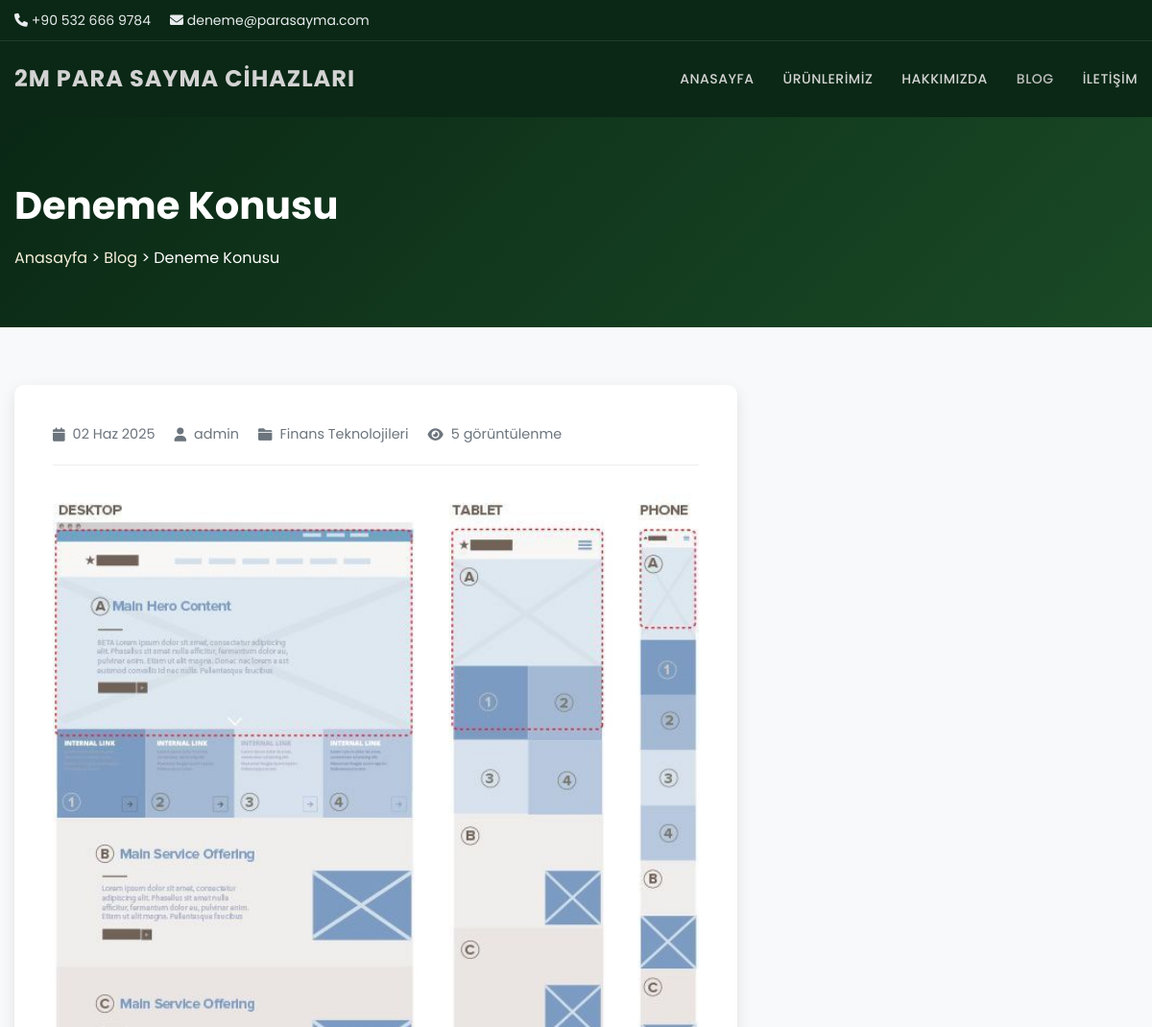
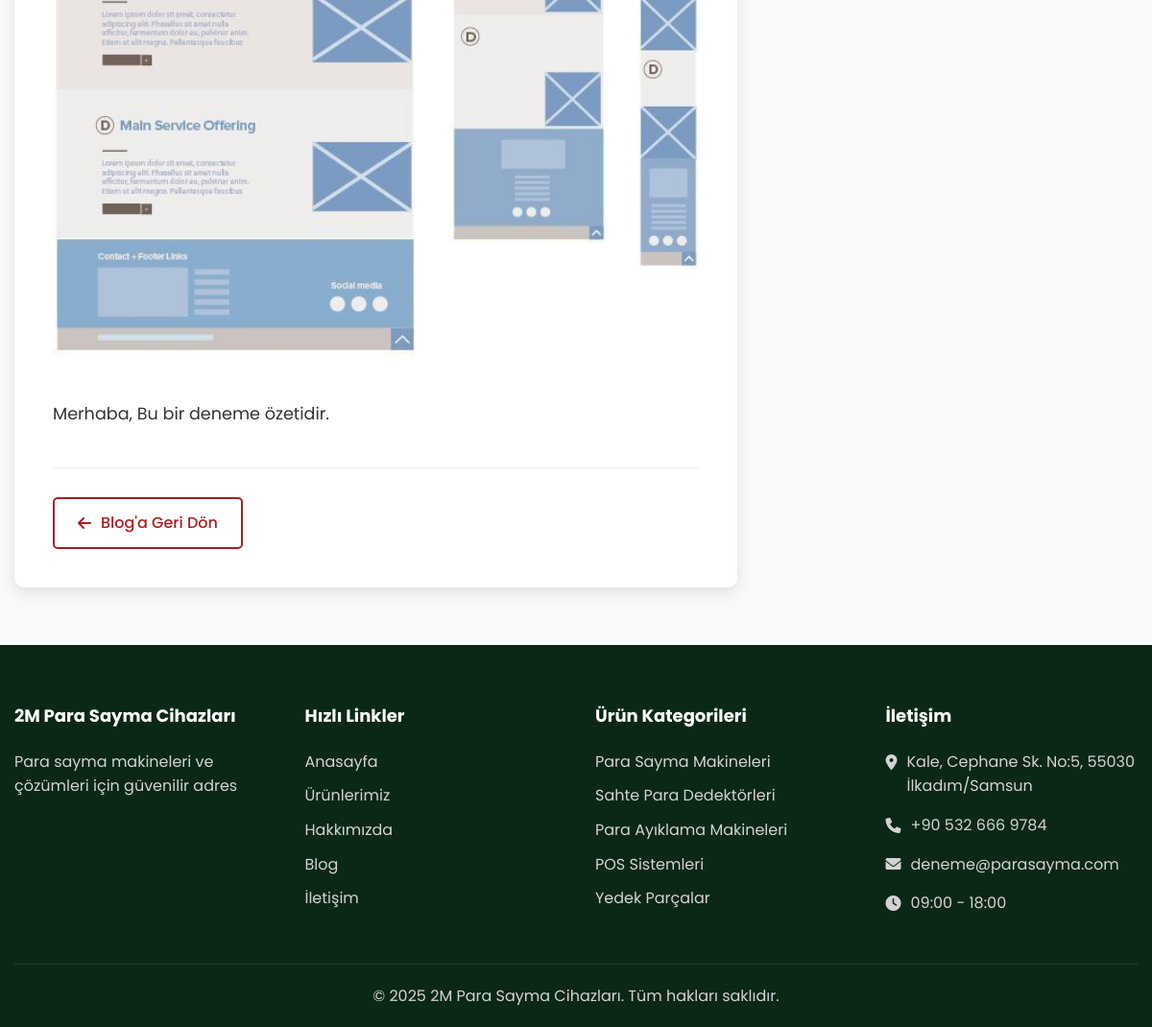
The app's page /blog/deneme-konusu/ with its own data (2 pictures, top to bottom).
### website/models.py (models this page shows, shortened)
class SiteSettings(models.Model):
    site_title = models.CharField(max_length=100, default="2M ISTANBUL ELEKTRONİK")
    site_description = models.TextField(default="Para sayma makineleri ve çözümleri için güvenilir adres")
    logo = models.ImageField(upload_to='site/', null=True, blank=True)
    favicon = models.ImageField(upload_to='site/', null=True, blank=True)
    phone_primary = models.CharField(max_length=20, default="+90 123 456 78 90")
    phone_secondary = models.CharField(max_length=20, blank=True)
    email_primary = models.EmailField(default="info@2mistanbul.com")
    email_secondary = models.EmailField(blank=True)
    address = models.TextField(default="Merkez Mah. Atatürk Cad. No:123 Kat:5, İstanbul")
    working_hours_weekday = models.CharField(max_length=50, default="09:00 - 18:00")
    working_hours_saturday = models.CharField(max_length=50, default="09:00 - 15:00")
    working_hours_sunday = models.CharField(max_length=50, default="Kapalı")
    facebook_url = models.URLField(blank=True)
    twitter_url = models.URLField(blank=True)
    instagram_url = models.URLField(blank=True)
    linkedin_url = models.URLField(blank=True)
    youtube_url = models.URLField(blank=True)
    meta_keywords = models.TextField(blank=True)
    google_analytics = models.TextField(blank=True)
    created_at = models.DateTimeField(auto_now_add=True)
    updated_at = models.DateTimeField(auto_now=True)
    class Meta:
        verbose_name = "Site Ayarları"
        verbose_name_plural = "Site Ayarları"

class BlogPost(models.Model):
    title = models.CharField(max_length=200, verbose_name="Başlık")
    slug = models.SlugField(unique=True)
    category = models.ForeignKey(BlogCategory, on_delete=models.CASCADE, verbose_name="Kategori")
    author = models.ForeignKey(User, on_delete=models.CASCADE, verbose_name="Yazar")
    excerpt = models.TextField(max_length=300, verbose_name="Özet")
    content = models.TextField(verbose_name="İçerik")
    featured_image = models.ImageField(upload_to='blog/', verbose_name="Öne Çıkan Resim")
    image_alt = models.CharField(max_length=200, blank=True, verbose_name="Resim Alt Text")
    is_published = models.BooleanField(default=False, verbose_name="Yayında")
    is_featured = models.BooleanField(default=False, verbose_name="Öne Çıkan")
    meta_title = models.CharField(max_length=60, blank=True, verbose_name="Meta Başlık")
    meta_description = models.CharField(max_length=160, blank=True, verbose_name="Meta Açıklama")
    keywords = models.CharField(max_length=200, blank=True, verbose_name="Anahtar Kelimeler")
    published_date = models.DateTimeField(default=timezone.now, verbose_name="Yayın Tarihi")
    created_at = models.DateTimeField(auto_now_add=True)
    updated_at = models.DateTimeField(auto_now=True)
    view_count = models.PositiveIntegerField(default=0, verbose_name="Görüntülenme")
    class Meta:
        verbose_name = "Blog Yazısı"
        verbose_name_plural = "Blog Yazıları"
        ordering = ['-published_date']

class BlogCategory(models.Model):
    name = models.CharField(max_length=100, verbose_name="Kategori Adı")
    slug = models.SlugField(unique=True)
    description = models.TextField(blank=True, verbose_name="Açıklama")
    is_active = models.BooleanField(default=True, verbose_name="Aktif")
    class Meta:
        verbose_name = "Blog Kategorisi"
        verbose_name_plural = "Blog Kategorileri"
        ordering = ['name']

class ProductCategory(models.Model):
    name = models.CharField(max_length=100, verbose_name="Kategori Adı")
    slug = models.SlugField(unique=True)
    description = models.TextField(blank=True, verbose_name="Açıklama")
    image = models.ImageField(upload_to='categories/', blank=True, verbose_name="Kategori Resmi")
    is_active = models.BooleanField(default=True, verbose_name="Aktif")
    order = models.PositiveIntegerField(default=0, verbose_name="Sıralama")
    class Meta:
        verbose_name = "Ürün Kategorisi"
        verbose_name_plural = "Ürün Kategorileri"
        ordering = ['order', 'name']

### website/views.py (the view)
# urls.py: path('blog/<slug:slug>/', views.blog_detail, name='blog_detail'),
def blog_detail(request, slug):
    context = get_site_context()
    blog_post = get_object_or_404(BlogPost, slug=slug, is_published=True)
    blog_post.view_count += 1
    blog_post.save(update_fields=['view_count'])
    related_posts = BlogPost.objects.filter(
        category=blog_post.category,
        is_published=True
    ).exclude(id=blog_post.id).order_by('-published_date')[:3]
    context.update({
        'blog_post': blog_post,
        'related_posts': related_posts,
    })
    return render(request, 'blog_detail.html', context)

### website/views.py (called while the page is built)
def get_site_context():
    try:
        site_settings = SiteSettings.objects.first()
    except SiteSettings.DoesNotExist:
        site_settings = None
    return {
        'site_settings': site_settings,
        'product_categories': ProductCategory.objects.filter(is_active=True).order_by('order'),
    }

### templates/blog_detail.html (shortened to what this page needs)
{% extends 'base.html' %}
{% load static %}
{% block content %}
<section class="page-header">
    <div class="container">
        <h1>{{ blog_post.title }}</h1>
        <nav>
            <a href="{% url 'website:anasayfa' %}">Anasayfa</a> >
            <a href="{% url 'website:blog' %}">Blog</a> >
            <span>{{ blog_post.title|truncatechars:50 }}</span>
        </nav>
    </div>
</section>
<section class="blog-detail-section">
    <div class="container">
        <div class="blog-detail-grid">
            <article class="blog-detail-content">
                <div class="blog-meta">
                    <span><i class="fas fa-calendar"></i> {{ blog_post.published_date|date:"d M Y" }}</span>
                    <span><i class="fas fa-user"></i> {{ blog_post.author.first_name|default:blog_post.author.username }}</span>
                    <span><i class="fas fa-folder"></i> {{ blog_post.category.name }}</span>
                    <span><i class="fas fa-eye"></i> {{ blog_post.view_count }} görüntülenme</span>
                </div>
                {% if blog_post.featured_image %}
                    <div class="featured-image">
                        <img src="{{ blog_post.featured_image.url }}" alt="{{ blog_post.title }}">
                    </div>
                {% endif %}
                <div class="blog-text">
                    {{ blog_post.content|linebreaks }}
                </div>
                <div class="back-to-blog">
                    <a href="{% url 'website:blog' %}" class="btn-back">
                        <i class="fas fa-arrow-left"></i> Blog'a Geri Dön
                    </a>
                </div>
            </article>
            <div class="blog-sidebar">
            </div>
        </div>
    </div>
</section>
{% endblock %}

### templates/base.html (shortened to what this page needs)
{% load static %}
<!DOCTYPE html>
<html lang="tr">
<head>
    <link rel="stylesheet" href="https://cdnjs.cloudflare.com/ajax/libs/font-awesome/6.0.0/css/all.min.css">
    <link rel="stylesheet" href="{% static 'css/styles.css' %}?v=20250118-1905">
</head>
<body>
    <div class="top-bar">
        <div class="container">
            <div class="contact-info">
                <span><i class="fas fa-phone"></i> {{ site_settings.phone_primary|default:"+90 123 456 78 90" }}</span>
                <span><i class="fas fa-envelope"></i> {{ site_settings.email_primary|default:"info@2mistanbul.com" }}</span>
            </div>
        </div>
    </div>
    <header class="main-header">
        <div class="container">
            <div class="logo">
                <a href="{% url 'website:anasayfa' %}">
                    {% if site_settings.logo %}
                        <img src="{{ site_settings.logo.url }}" alt="{{ site_settings.site_title }}" style="max-height: 40px;">
                    {% else %}
                        {{ site_settings.site_title|default:"2M ISTANBUL ELEKTRONİK" }}
                    {% endif %}
                </a>
            </div>
            <nav class="nav-menu">
                <a href="{% url 'website:anasayfa' %}">Anasayfa</a>
                <a href="{% url 'website:urunler' %}">Ürünlerimiz</a>
                <a href="{% url 'website:hakkimizda' %}">Hakkımızda</a>
                <a href="{% url 'website:blog' %}">Blog</a>
                <a href="{% url 'website:iletisim' %}">İletişim</a>
            </nav>
        </div>
    </header>
    <main>
        {% block content %}
        {% endblock %}
    </main>
    <footer>
        <div class="container">
            <div class="footer-content">
                <div class="footer-column">
                    <h3>{{ site_settings.site_title|default:"2M ISTANBUL ELEKTRONİK" }}</h3>
                    <p style="margin-bottom: 20px;">{{ site_settings.site_description|default:"20 yılı aşkın deneyimimizle para sayma makineleri ve çözümleri konusunda Türkiye'nin lider tedarikçisiyiz." }}</p>
                </div>
                <div class="footer-column">
                    <h3>Hızlı Linkler</h3>
                    <ul class="footer-links">
                        <li><a href="{% url 'website:anasayfa' %}">Anasayfa</a></li>
                        <li><a href="{% url 'website:urunler' %}">Ürünlerimiz</a></li>
                        <li><a href="{% url 'website:hakkimizda' %}">Hakkımızda</a></li>
                        <li><a href="{% url 'website:blog' %}">Blog</a></li>
                        <li><a href="{% url 'website:iletisim' %}">İletişim</a></li>
                    </ul>
                </div>
                <div class="footer-column">
                    <h3>Ürün Kategorileri</h3>
                    <ul class="footer-links">
                        {% for category in product_categories %}
                            <li><a href="{% url 'website:urunler' %}?category={{ category.slug }}">{{ category.name }}</a></li>
                        {% empty %}
                            <li><a href="{% url 'website:urunler' %}">Para Sayma Makineleri</a></li>
                            <li><a href="{% url 'website:urunler' %}">Sahte Para Dedektörleri</a></li>
                            <li><a href="{% url 'website:urunler' %}">Para Ayıklama Makineleri</a></li>
                            <li><a href="{% url 'website:urunler' %}">POS Sistemleri</a></li>
                        {% endfor %}
                        <li><a href="{% url 'website:iletisim' %}">Yedek Parçalar</a></li>
                    </ul>
                </div>
                <div class="footer-column">
                    <h3>İletişim</h3>
                    <ul class="footer-links" style="list-style: none;">
                        <li style="display: flex; align-items: flex-start; gap: 10px; margin-bottom: 15px;">
                            <i class="fas fa-map-marker-alt" style="margin-top: 5px;"></i>
                            <span>{{ site_settings.address|default:"Merkez Mah. Atatürk Cad. No:123 Kat:5, İstanbul" }}</span>
                        </li>
                        <li style="display: flex; align-items: center; gap: 10px; margin-bottom: 15px;">
                            <i class="fas fa-phone"></i>
                            <span>{{ site_settings.phone_primary|default:"+90 123 456 78 90" }}</span>
                        </li>
                        <li style="display: flex; align-items: center; gap: 10px; margin-bottom: 15px;">
                            <i class="fas fa-envelope"></i>
                            <span>{{ site_settings.email_primary|default:"info@2mistanbul.com" }}</span>
                        </li>
                        <li style="display: flex; align-items: center; gap: 10px;">
                            <i class="fas fa-clock"></i>
                            <span>{{ site_settings.working_hours_weekday|default:"Pzt-Cum: 09:00-18:00" }}</span>
                        </li>
                    </ul>
                </div>
            </div>
            <div class="footer-bottom">
                <div class="container">
                    <p>&copy; 2025 {{ site_settings.site_title|default:"2M ISTANBUL ELEKTRONİK" }}. Tüm hakları saklıdır.</p>
                </div>
            </div>
        </div>
    </footer>
</body>
</html>

### static/css/styles.css (style rules this page uses)
:root { --dark-green: #0A2815; --cream: #D3D3D3; --red: #A91E23; --white: #FFFFFF; }
* { margin: 0; padding: 0; box-sizing: border-box; }
body { font-family: 'Poppins', 'Segoe UI', sans-serif; line-height: 1.6; color: #0A2815; background-color: #D3D3D3 !important; min-height: 100vh; }
.container { width: 100%; max-width: 1200px; margin: 0 auto; padding: 0 15px; }
.top-bar { background-color: #0A2815; color: var(--white); padding: 10px 0; font-size: 14px; border-bottom: 1px solid rgba(255,255,255,0.1); }
.top-bar .container { display: flex; justify-content: space-between; align-items: center; }
.contact-info { display: flex; gap: 20px; }
.contact-info span { color: #E9ECEF; }
.main-header { padding: 20px 0; background-color: #0A2815; }
.main-header .container { display: flex; justify-content: space-between; align-items: center; }
.logo { font-size: 24px; font-weight: bold; text-transform: uppercase; letter-spacing: 1px; color: #D3D3D3; }
.logo a { text-decoration: none; color: #D3D3D3; }
.nav-menu { display: flex; gap: 30px; }
.nav-menu a { text-decoration: none; color: #D3D3D3; font-weight: 500; text-transform: uppercase; font-size: 14px; letter-spacing: 0.5px; position: relative; transition: color 0.3s; }
.nav-menu a.active { color: #C0C0C0; }
footer { background-color: var(--dark-green); color: #D3D3D3; padding: 60px 0 20px; }
.footer-content { display: grid; grid-template-columns: repeat(auto-fit, minmax(200px, 1fr)); gap: 40px; margin-bottom: 40px; }
.footer-column h3 { font-size: 18px; margin-bottom: 20px; color: var(--white); }
.footer-links { list-style: none; }
.footer-links li { margin-bottom: 10px; }
.footer-links a { color: #D3D3D3; text-decoration: none; transition: color 0.3s; }
.footer-bottom { text-align: center; padding-top: 20px; border-top: 1px solid rgba(255, 255, 255, 0.1); }

### templates/blog_detail.html (style rules this page uses)
.page-header { background: linear-gradient(135deg, #0A2815 0%, #1a4a26 100%); color: white; padding: 60px 0; }
.page-header h1 { font-size: 2.5rem; margin-bottom: 10px; }
.page-header nav a { color: #F5EFD9; text-decoration: none; }
.blog-detail-section { padding: 60px 0; background: #f8f9fa; }
.blog-detail-grid { display: grid; grid-template-columns: 2fr 1fr; gap: 40px; }
.blog-detail-content { background: white; padding: 40px; border-radius: 10px; box-shadow: 0 5px 15px rgba(0,0,0,0.1); }
.blog-meta { display: flex; flex-wrap: wrap; gap: 20px; margin-bottom: 30px; padding-bottom: 20px; border-bottom: 1px solid #eee; font-size: 0.9rem; color: #6c757d; }
.blog-meta span { display: flex; align-items: center; gap: 8px; }
.featured-image { margin-bottom: 30px; border-radius: 10px; overflow: hidden; }
.featured-image img { width: 100%; height: auto; display: block; }
.blog-text { font-size: 1.1rem; line-height: 1.8; color: #333; margin-bottom: 40px; }
.blog-text p { margin-bottom: 20px; }
.back-to-blog { border-top: 1px solid #eee; padding-top: 30px; }
.btn-back { display: inline-flex; align-items: center; gap: 10px; color: #A91E23; text-decoration: none; font-weight: 500; padding: 12px 24px; border: 2px solid #A91E23; border-radius: 5px; transition: all 0.3s ease; }
.blog-sidebar { display: flex; flex-direction: column; gap: 30px; }

### records on screen
SiteSettings: phone_primary "+90 532 666 9784", email_primary "deneme@parasayma.com", site_title "2M PARA SAYMA CIHAZLARI", site_title "2M Para Sayma Cihazları", site_description "Para sayma makineleri ve çözümleri için güvenilir adres", address "Kale, Cephane Sk. No:5, 55030 İlkadım/Samsun", working_hours_weekday "09:00 - 18:00"
BlogPost: title "Deneme Konusu", published_date "02 Haz 2025", author.first_name "admin", category.name "Finans Teknolojileri", view_count "5", featured_image (picture), content "Merhaba, Bu bir deneme özetidir."
ProductCategory: name "Para Sayma Makineleri"
ProductCategory: name "Sahte Para Dedektörleri"
ProductCategory: name "Para Ayıklama Makineleri"
ProductCategory: name "POS Sistemleri"
